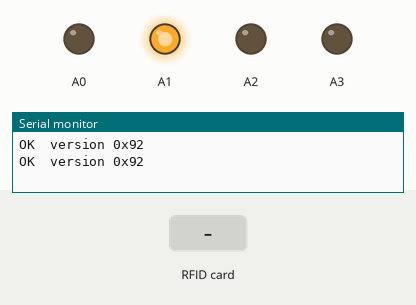
Simulated run of this sketch. Board: Arduino Uno, built with avr-gcc and run on an emulated ATmega328P. On the bench: output pins drawn as LEDs (lit = HIGH), the last lines printed to the serial monitor. Inputs (shaded band) come from the test bench. Pins used as bus, display or sensor lines are not drawn.

Above: at 1.2 s.
1.3 s: RFID card 5E 7A 19 C4 held to the reader
At 1.5 s:
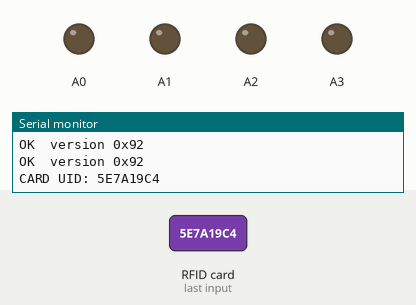
Timing chart, 0 to 4.3 s (numbered marks = the images above; inputs shaded):
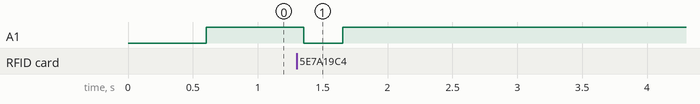

The sketch:

check_rc522.ino
```cpp
// RC522 connection check: LED shows reader status twice a second.
// GREEN = reader answers, RED = no answer. Serial prints the version byte.
// LED module plugged into A0 (R), A1 (G), A2 (B), A3 (GND).
#include <SPI.h>
#include <MFRC522.h>

MFRC522 rfid(10, 9);  // SDA, RST

void led(bool r, bool g) {
  digitalWrite(A0, r);
  digitalWrite(A1, g);
  digitalWrite(A2, LOW);
}

void setup() {
  Serial.begin(9600);
  pinMode(A0, OUTPUT); pinMode(A1, OUTPUT); pinMode(A2, OUTPUT);
  pinMode(A3, OUTPUT); digitalWrite(A3, LOW);
  SPI.begin();
  rfid.PCD_Init();
  Serial.println(F("RC522 check: GREEN = connected, RED = not connected"));
}

bool wasOk = false;
unsigned long lastStatus = 0;

void loop() {
  // Status check twice a second
  if (millis() - lastStatus > 500) {
    lastStatus = millis();
    byte v = rfid.PCD_ReadRegister(MFRC522::VersionReg);
    bool ok = !(v == 0x00 || v == 0xFF);
    if (ok && !wasOk) rfid.PCD_Init();  // re-init only after a reconnect
    wasOk = ok;
    led(!ok, ok);
    Serial.print(ok ? F("OK  version 0x") : F("--  no reader  0x"));
    Serial.println(v, HEX);
  }

  // Look for a card about 20 times a second
  if (wasOk && rfid.PICC_IsNewCardPresent() && rfid.PICC_ReadCardSerial()) {
    Serial.print(F("CARD UID: "));
    for (byte i = 0; i < rfid.uid.size; i++) {
      if (rfid.uid.uidByte[i] < 0x10) Serial.print('0');
      Serial.print(rfid.uid.uidByte[i], HEX);
    }
    Serial.println();
    led(false, false); delay(300);  // blink off = card seen
    led(false, true);
    rfid.PICC_HaltA();
  }
  delay(50);
}
```

Measured:
- after the input at 1.3 s, A1: HIGH → LOW after 0.06 s, → HIGH 0.30 s later
